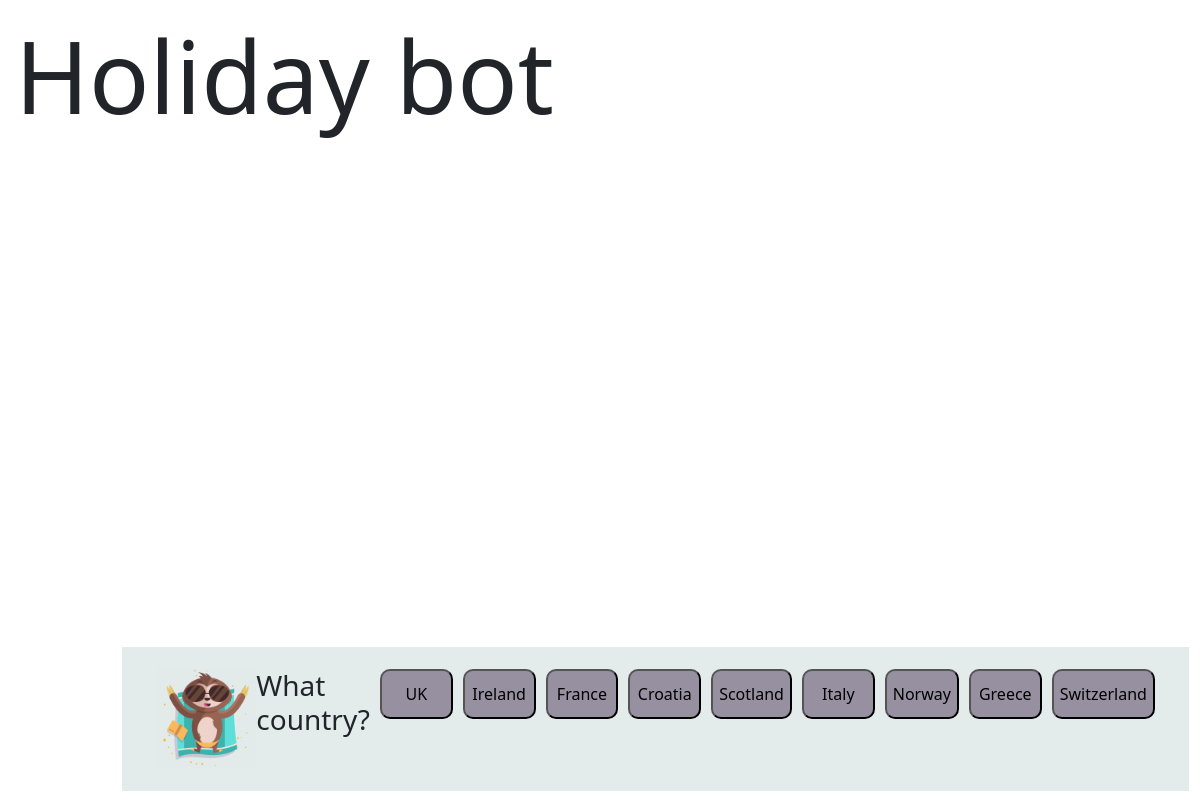
Screenshot of /europe/ with the database file from the repository.
### holidays/models.py (models this page shows)
class Countries(models.Model):
    continents = models.ForeignKey(Continents, on_delete=models.CASCADE)
    countries = models.CharField(max_length =100)
    def __str__(self):
        return self.countries

### holidays/views.py (the view)
# urls.py: path('europe/', views.europe, name="europe"),
def europe(request):
    holiday = {"countries": get_countries_by_continent('Europe')}
    return render(request, 'europe.html', holiday)

### holidays/views.py (called while the page is built)
def get_countries_by_continent(continent):
    return Countries.objects.filter(continents__continents=continent)

### holidays/templates/europe.html (shortened to what this page needs)
{% extends 'base.html' %}
{% load static %}
{% block CSS %}
<link rel="stylesheet" href="{% static 'main.css' %}">
{% endblock %}
{% block content %}
<div class="bot" id="bot">
    <div class="container" id="container">
        <img id="bot-image" class="bot-image" src="{% static 'monkey.png' %}">
        <h3>What country?</h3>
{% for data in countries %}
<button mat-button-update mat-raised-button color="primary" class="login" id="btn2" >{{ data }}</button>
{% endfor %}
    </div>
</div>
{% endblock %}

### holidays/static/main.css (style rules this page uses)
html, body { display: flex; margin: 0px; }
#bot { display: flex; flex-direction: row; align-items: center; display: flex; background-color: rgb(228, 235, 235); position: absolute; bottom: 9px; right: 11px; padding: 22px; flex: 1; flex-wrap: wrap; }
#container, .container { display: flex; }
.bot-image { display: flex; width: 100px; height: 100px; align-items: center; position: relative; }
.button, .login { justify-content: center; flex-direction: row; }
#btn, #btn2 { width: 22%; height: 50px; flex-wrap: nowrap; display: flex; flex-direction: row; background-color: rgba(43, 18, 58, 0.418); justify-content: center; gap: 60%; margin-left: 10px; align-items: center; border-radius: 10px; }

### rows the page displays
Countries: countries "UK"
Countries: countries "Ireland"
Countries: countries "France"
Countries: countries "Croatia"
Countries: countries "Scotland"
Countries: countries "Italy"
Countries: countries "Norway"
Countries: countries "Greece"
Countries: countries "Switzerland"
